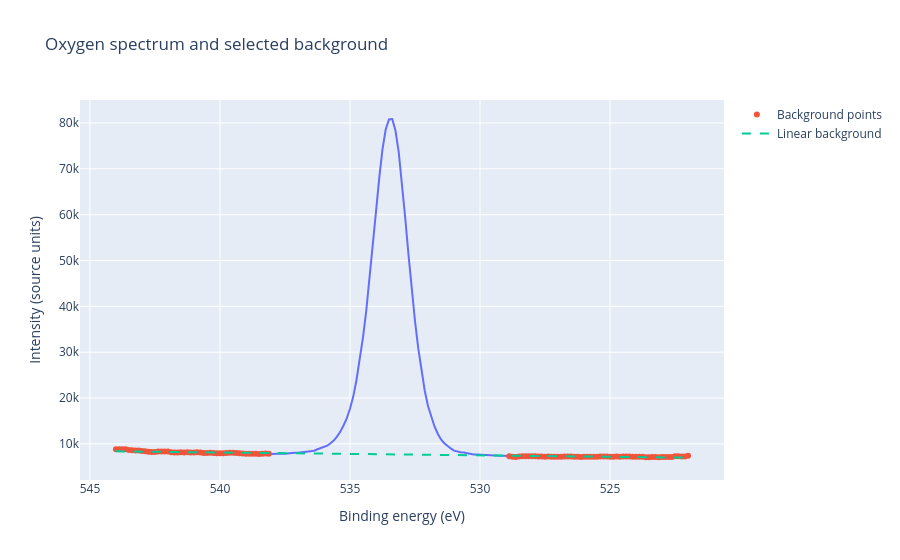

Notebook code for this chart:
### Code cell
o_fig.add_scatter(x=o_background["energy"], y=o_background["intensity"], mode="markers", name="Background points")
o_fig.add_scatter(x=o_peaks["energy"], y=o_baseline, mode="lines", line_dash="dash", name="Linear background")
o_fig.show()

### Figure 1 — Plotly figure (JSON) as saved in the notebook; plotly's stock layout.template omitted (floating-point values rounded to 4 significant figures; data arrays with more than 128 entries replaced by an {"elided": "..."} marker saying what was removed)
{"data": [{"hovertemplate": "energy=%{x}<br>intensity=%{y}<extra></extra>", "legendgroup": "", "line": {"color": "#636efa", "dash": "solid"}, "marker": {"symbol": "circle"}, "mode": "lines", "name": "", "orientation": "v", "showlegend": false, "type": "scatter", "x": {"elided": "177 float values"}, "xaxis": "x", "y": {"elided": "177 float values"}, "yaxis": "y"}, {"mode": "markers", "name": "Background points", "type": "scatter", "x": [544.0, 543.9, 543.8, 543.6, 543.5, 543.4, 543.2, 543.1, 543.0, 542.9, 542.8, 542.6, 542.5, 542.4, 542.2, 542.1, 542.0, 541.9, 541.8, 541.6, 541.5, 541.4, 541.2, 541.1, 541.0, 540.9, 540.8, 540.6, 540.5, 540.4, 540.2, 540.1, 540.0, 539.9, 539.8, 539.6, 539.5, 539.4, 539.2, 539.1, 539.0, 538.9, 538.8, 538.6, 538.5, 538.4, 538.2, 538.1, 528.9, 528.8, 528.6, 528.5, 528.4, 528.2, 528.1, 528.0, 527.9, 527.8, 527.6, 527.5, 527.4, 527.2, 527.1, 527.0, 526.9, 526.8, 526.6, 526.5, 526.4, 526.2, 526.1, 526.0, 525.9, 525.8, 525.6, 525.5, 525.4, 525.2, 525.1, 525.0, 524.9, 524.8, 524.6, 524.5, 524.4, 524.2, 524.1, 524.0, 523.9, 523.8, 523.6, 523.5, 523.4, 523.2, 523.1, 523.0, 522.9, 522.8, 522.6, 522.5, 522.4, 522.2, 522.1, 522.0], "y": [8848.0, 8855.0, 8823.0, 8805.0, 8678.0, 8607.0, 8563.0, 8583.0, 8459.0, 8389.0, 8282.0, 8249.0, 8241.0, 8340.0, 8331.0, 8357.0, 8315.0, 8181.0, 8141.0, 8137.0, 8187.0, 8142.0, 8197.0, 8123.0, 8146.0, 8178.0, 8125.0, 8034.0, 8029.0, 8062.0, 8008.0, 7968.0, 7954.0, 7979.0, 8008.0, 8067.0, 8072.0, 8020.0, 7956.0, 7916.0, 7849.0, 7840.0, 7871.0, 7843.0, 7770.0, 7860.0, 7911.0, 7871.0, 7307.0, 7200.0, 7160.0, 7226.0, 7281.0, 7330.0, 7328.0, 7314.0, 7309.0, 7260.0, 7250.0, 7208.0, 7254.0, 7171.0, 7191.0, 7193.0, 7186.0, 7238.0, 7264.0, 7277.0, 7219.0, 7220.0, 7165.0, 7170.0, 7198.0, 7185.0, 7204.0, 7213.0, 7245.0, 7241.0, 7244.0, 7216.0, 7205.0, 7240.0, 7208.0, 7239.0, 7243.0, 7268.0, 7211.0, 7199.0, 7203.0, 7172.0, 7108.0, 7087.0, 7120.0, 7145.0, 7111.0, 7129.0, 7122.0, 7134.0, 7150.0, 7278.0, 7297.0, 7240.0, 7234.0, 7400.0]}, {"line": {"dash": "dash"}, "mode": "lines", "name": "Linear background", "type": "scatter", "x": {"elided": "177 float values"}, "y": {"elided": "177 float values"}}], "layout": {"legend": {"tracegroupgap": 0}, "title": {"text": "Oxygen spectrum and selected background"}, "xaxis": {"anchor": "y", "autorange": "reversed", "domain": [0.0, 1.0], "title": {"text": "Binding energy (eV)"}}, "yaxis": {"anchor": "x", "domain": [0.0, 1.0], "title": {"text": "Intensity (source units)"}}}}
